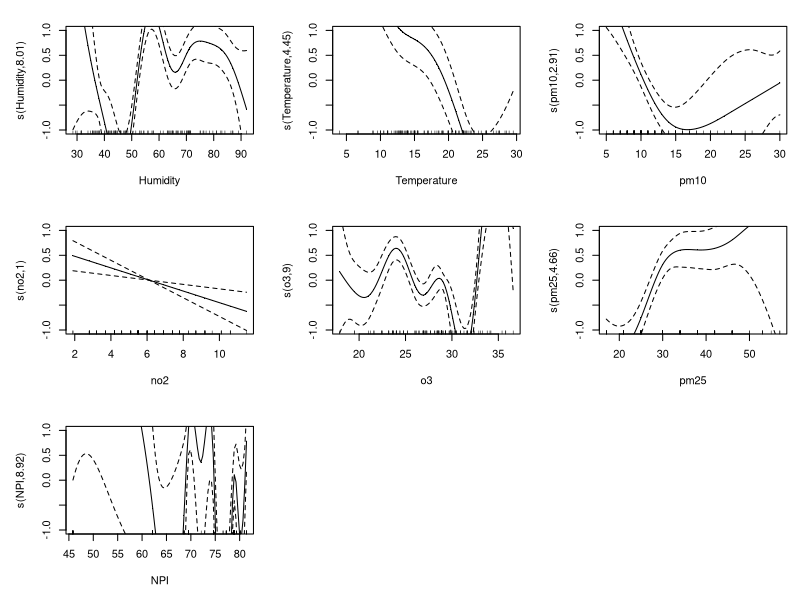
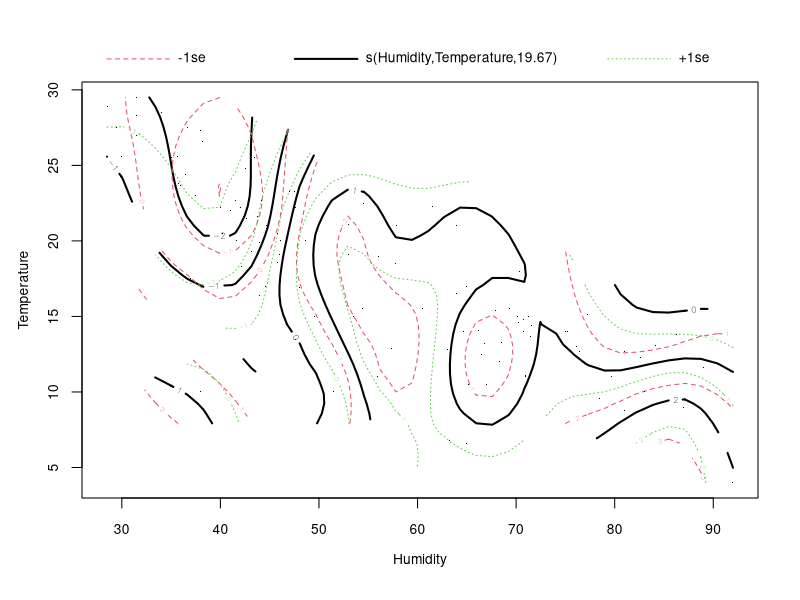
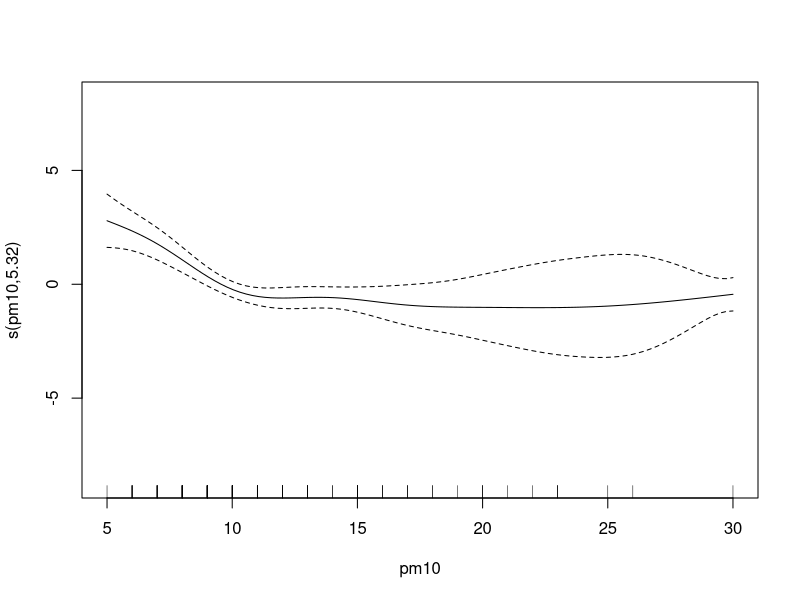
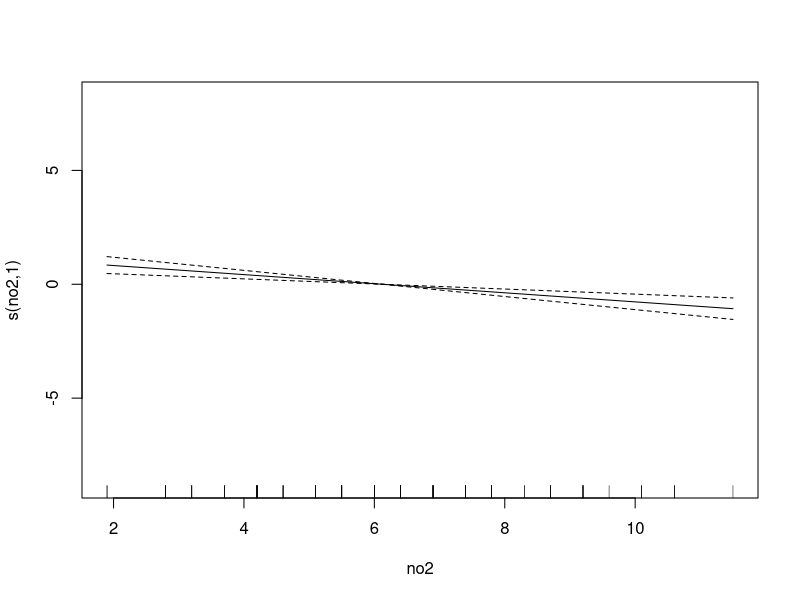
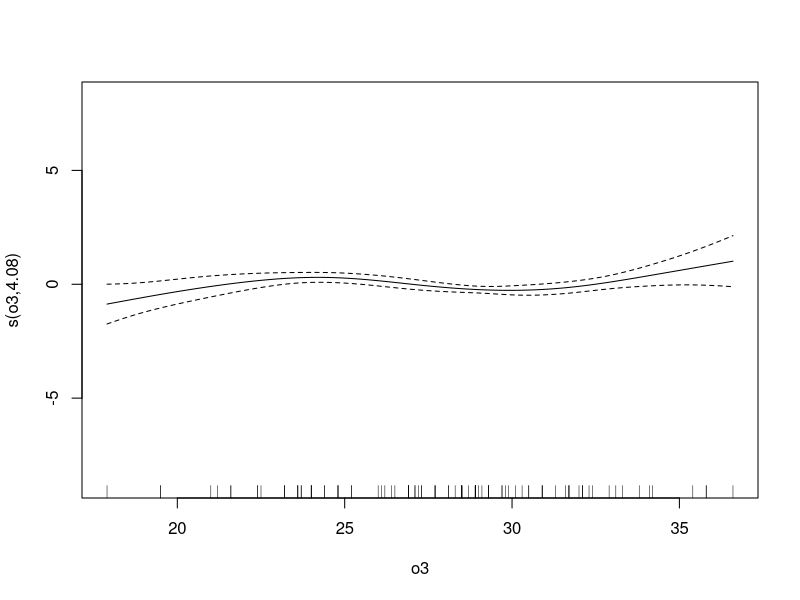
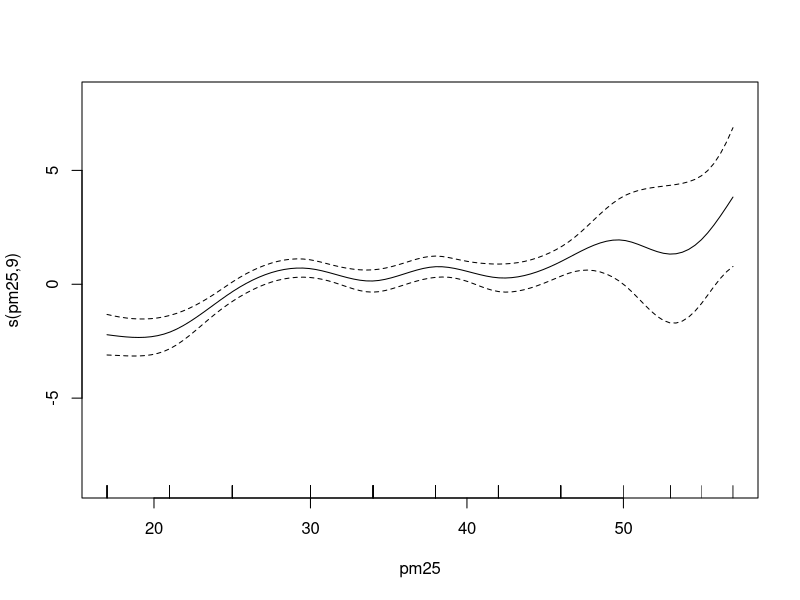
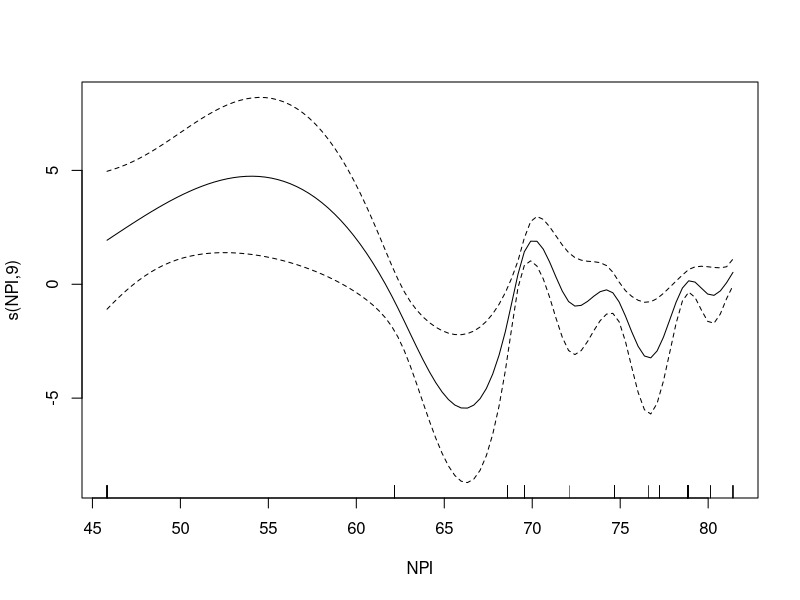
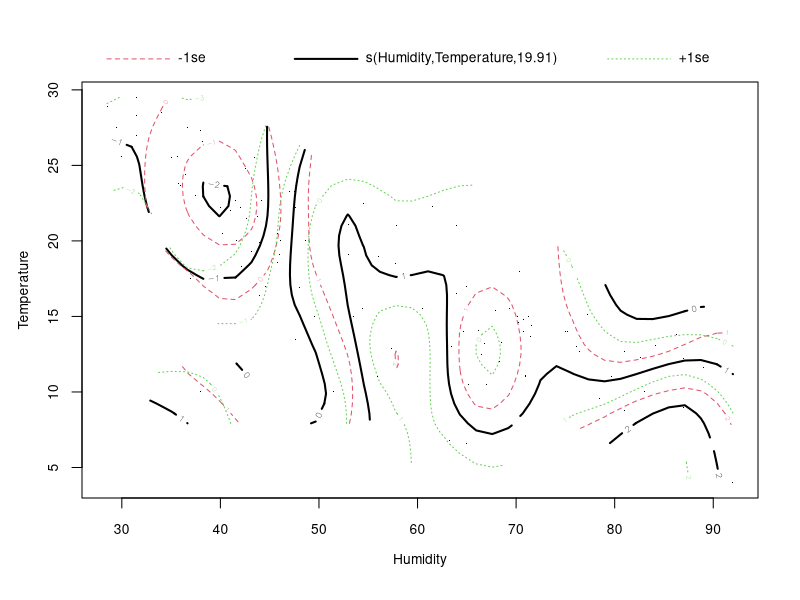

Write the R code that produced these figures, in order.
## ---- chunk 1
madrid_full <- read.csv("madrid_full.csv")
madrid_full <- na.omit(madrid_full)
require(mgcv)
infections.gam <- gam(Lag ~ s(Humidity) + s(Temperature) + s(pm10) + s(no2) + s(o3)  + s(pm25) + s(NPI), family=gaussian(link="log"), data=madrid_full)
## ---- chunk 2
plot(infections.gam,scale=0,se=2, ylim=c(-1,1), residuals=TRUE, shade=TRUE,pages=1)
summary(infections.gam)
## ---- chunk 3
madrid_full <- read.csv("madrid_full.csv")
madrid_full <- na.omit(madrid_full)
require(mgcv)
infections.gam2 <- gam(Lag ~ s(Humidity, Temperature) + s(pm10) + s(no2) + s(o3)  + s(pm25)+ s(NPI), family=gaussian(link="log"), data=madrid_full)
## ---- chunk 4
plot(infections.gam2)
summary(infections.gam2)
## ---- chunk 5
madrid_full <- read.csv("madrid_full.csv")
madrid_full <- na.omit(madrid_full)
require(mgcv)
infections.gam3 <- gam(Lag ~ s(Humidity, Temperature) + s(NPI) + s(no2) + s(o3)  + s(pm25, pm10), family=gaussian(link="log"), data=madrid_full)
## ---- chunk 6
plot(infections.gam3)
summary(infections.gam3)
## ---- chunk 7
madrid_full <- read.csv("madrid_full.csv")
madrid_full <- na.omit(madrid_full)
require(mgcv)
infections.gam4 <- gam(Lag ~ s(Humidity, Temperature) + s(pm10) + s(no2) + s(o3)  + s(pm25, NPI), family=gaussian(link="log"), data=madrid_full)
## ---- chunk 8
plot(infections.gam4)
summary(infections.gam4)
